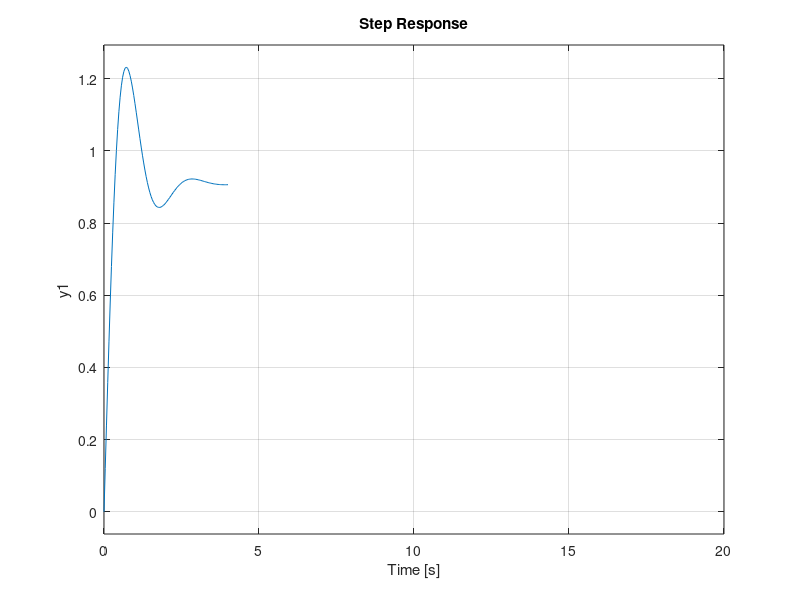

This figure's MATLAB source: (Note: this script raises an error after producing the figure.)
num = [3, 10];
den = [1, 3, 11];

G = tf(num, den);
figure;
step(G);
Gs = step(G);
xlim([0, 20]); 

step_info_data = stepinfo(G);
disp('阶跃响应的特性参数:');
% disp(step_info_data);
disp(['上升时间：', num2str(step_info_data.RiseTime), 's']);
disp(['峰值时间：', num2str(step_info_data.PeakTime), 's']);
disp(['稳态值：', num2str(0.90909)]);
disp(['超调量：', num2str((step_info_data.Peak-0.90909)/0.90909*100), '%']);
delay_time = step_info_data.SettlingTime - step_info_data.RiseTime;
disp(['延迟时间：', num2str(delay_time), 's']);
